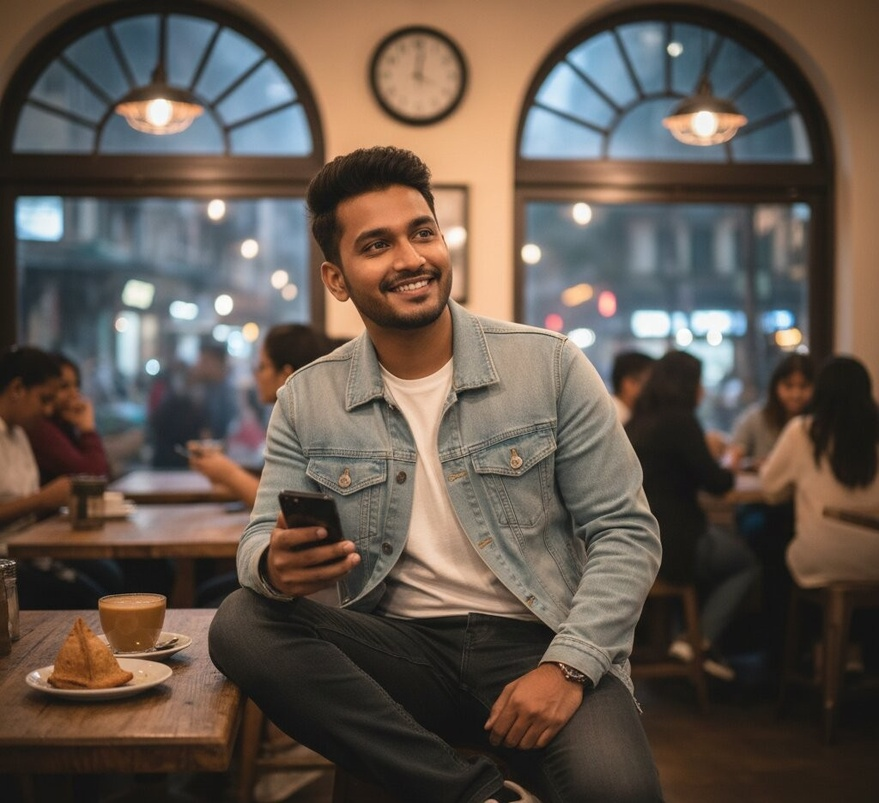
#> input picture web/uploads/6d11b17c-cc5d-449e-a8b9-13e7a858f73b_Gemini_Generated_Image_fa7a7ufa7a7ufa7a.jpg, 879 x 803 px, shrunk from 1024 x 935 before the run, given in place of out.png, which was not available
$ python frequency_analyzer.py out.png
#> lines starting #> are read from the running program, lines starting #| are printed output that depends on the picture; pictures that were not available may be replaced by others from this repository, and a replacement may not be noted
"""
Enhanced Frequency Analyzer for AI Detection
=============================================

Analyzes frequency domain patterns to detect AI-generated images.
Modern AI generators leave subtle but detectable patterns in:
- DCT (Discrete Cosine Transform) coefficients
- FFT (Fast Fourier Transform) spectrum
- High-frequency artifacts

These patterns are often invisible in spatial domain but reveal
AI generation fingerprints in frequency domain.
"""

import numpy as np
from PIL import Image
from typing import Dict, Tuple, Optional
from dataclasses import dataclass

try:
    import cv2
    OPENCV_AVAILABLE = True
except ImportError:
    OPENCV_AVAILABLE = False

try:
    from scipy import fftpack
    from scipy.ndimage import uniform_filter
    SCIPY_AVAILABLE = True
except ImportError:
    SCIPY_AVAILABLE = False


@dataclass
class FrequencyAnalysisResult:
    """Result of frequency domain analysis."""

    # DCT analysis
    dct_anomaly_score: float  # 0-1, higher = more AI-like
    dct_block_uniformity: float  # AI images often have uniform DCT blocks

    # FFT analysis
    fft_spectrum_score: float  # 0-1, higher = more AI-like
    fft_radial_profile: str  # "natural", "synthetic", "uncertain"

    # High-frequency analysis
    high_freq_energy: float  # Natural images have more high-freq noise
    noise_pattern: str  # "natural_noise", "synthetic_smooth", "uncertain"

    # Combined score
    frequency_ai_probability: float  # 0-1, final frequency-based AI probability
    confidence: str  # "HIGH", "MEDIUM", "LOW"

    def to_dict(self) -> dict:
        return {
            "dct_anomaly_score": self.dct_anomaly_score,
            "dct_block_uniformity": self.dct_block_uniformity,
            "fft_spectrum_score": self.fft_spectrum_score,
            "fft_radial_profile": self.fft_radial_profile,
            "high_freq_energy": self.high_freq_energy,
            "noise_pattern": self.noise_pattern,
            "frequency_ai_probability": self.frequency_ai_probability,
            "confidence": self.confidence,
        }


class FrequencyAnalyzer:
    """
    Analyzes images in frequency domain to detect AI generation patterns.

    Key detection methods:
    1. DCT Block Analysis - AI compressors leave uniform block patterns
    2. FFT Radial Profile - AI images have unusual frequency distribution
    3. High-Frequency Noise - Natural photos have characteristic noise
    """

    VERSION = "FrequencyAnalyzer_v1.0.0"

    def __init__(self):
        """Initialize frequency analyzer."""
        self.initialized = SCIPY_AVAILABLE or OPENCV_AVAILABLE
        if not self.initialized:
            print("⚠️ FrequencyAnalyzer: scipy/opencv not available")

    def analyze(self, image_path: str) -> FrequencyAnalysisResult:
        """
        Perform comprehensive frequency analysis on image.

        Args:
            image_path: Path to image file

        Returns:
            FrequencyAnalysisResult with all frequency metrics
        """
        try:
            image = Image.open(image_path).convert("RGB")
            img_array = np.array(image, dtype=np.float32)
            gray = np.mean(img_array, axis=2)
        except Exception as e:
            return self._error_result(f"Failed to load image: {e}")

        # Run all analyses
        dct_result = self._analyze_dct(gray)
        fft_result = self._analyze_fft(gray)
        noise_result = self._analyze_noise(gray)

        # Combine scores
        combined_score = self._combine_scores(dct_result, fft_result, noise_result)

        return FrequencyAnalysisResult(
            dct_anomaly_score=dct_result["anomaly_score"],
            dct_block_uniformity=dct_result["block_uniformity"],
            fft_spectrum_score=fft_result["spectrum_score"],
            fft_radial_profile=fft_result["profile_type"],
            high_freq_energy=noise_result["high_freq_energy"],
            noise_pattern=noise_result["pattern"],
            frequency_ai_probability=combined_score["probability"],
            confidence=combined_score["confidence"],
        )

    def _analyze_dct(self, gray: np.ndarray) -> Dict:
        """
        Analyze DCT (Discrete Cosine Transform) patterns.

        AI-generated images often show:
        - Unusual DCT coefficient distributions
        - More uniform block patterns
        - Missing natural JPEG artifacts
        """
        if not SCIPY_AVAILABLE:
            return {"anomaly_score": 0.5, "block_uniformity": 0.5}

        try:
            # Apply 2D DCT
            dct = fftpack.dct(fftpack.dct(gray.T, norm='ortho').T, norm='ortho')

            # Analyze block uniformity (8x8 blocks like JPEG)
            h, w = gray.shape
            block_size = 8
            block_vars = []

            for i in range(0, h - block_size, block_size):
                for j in range(0, w - block_size, block_size):
                    block = dct[i:i+block_size, j:j+block_size]
                    block_vars.append(np.var(block))

            if len(block_vars) == 0:
                return {"anomaly_score": 0.5, "block_uniformity": 0.5}

            # Uniformity: low variance in block variances = synthetic
            uniformity = 1.0 / (1.0 + np.std(block_vars) / (np.mean(block_vars) + 1e-10))

            # Check DCT coefficient distribution
            # Natural images have specific falloff patterns
            dct_flat = np.abs(dct).flatten()
            dct_sorted = np.sort(dct_flat)[::-1]

            # AI images often have more energy in mid-frequencies
            mid_energy = np.mean(dct_sorted[len(dct_sorted)//4:len(dct_sorted)//2])
            low_energy = np.mean(dct_sorted[:len(dct_sorted)//4])

            mid_ratio = mid_energy / (low_energy + 1e-10)

            # Anomaly score based on unusual mid-frequency energy
            anomaly = min(1.0, mid_ratio / 0.5) if mid_ratio > 0.3 else 0.3

            return {
                "anomaly_score": float(anomaly),
                "block_uniformity": float(uniformity),
            }

        except Exception:
            return {"anomaly_score": 0.5, "block_uniformity": 0.5}

    def _analyze_fft(self, gray: np.ndarray) -> Dict:
        """
        Analyze FFT (Fast Fourier Transform) spectrum.

        AI images show:
        - Different radial frequency distribution
        - Missing natural camera noise patterns
        - Unusual high-frequency characteristics
        """
        try:
            # Compute 2D FFT
            f_transform = np.fft.fft2(gray)
            f_shift = np.fft.fftshift(f_transform)
            magnitude = np.log1p(np.abs(f_shift))

            h, w = magnitude.shape
            center_y, center_x = h // 2, w // 2

            # Compute radial profile (frequency vs distance from center)
            y, x = np.ogrid[:h, :w]
            r = np.sqrt((x - center_x)**2 + (y - center_y)**2).astype(int)

            # Bin by radius
            max_r = min(center_x, center_y)
            radial_profile = np.zeros(max_r)
            counts = np.zeros(max_r)

            for i in range(h):
                for j in range(w):
                    radius = int(np.sqrt((i - center_y)**2 + (j - center_x)**2))
                    if radius < max_r:
                        radial_profile[radius] += magnitude[i, j]
                        counts[radius] += 1

            radial_profile = radial_profile / (counts + 1e-10)

            # Analyze profile shape
            # Natural images: smooth falloff with noise
            # AI images: often smoother or with unusual peaks

            # High-frequency to low-frequency ratio
            low_freq = np.mean(radial_profile[:max_r//4])
            high_freq = np.mean(radial_profile[3*max_r//4:])

            ratio = high_freq / (low_freq + 1e-10)

            # Natural photos have more high-freq energy (noise, texture)
            if ratio < 0.05:
                profile_type = "synthetic"
                spectrum_score = 0.7
            elif ratio > 0.2:
                profile_type = "natural"
                spectrum_score = 0.3
            else:
                profile_type = "uncertain"
                spectrum_score = 0.5

            return {
                "spectrum_score": float(spectrum_score),
                "profile_type": profile_type,
            }

        except Exception:
            return {"spectrum_score": 0.5, "profile_type": "uncertain"}

    def _analyze_noise(self, gray: np.ndarray) -> Dict:
        """
        Analyze noise patterns in image.

        Natural photos have:
        - Sensor noise (Gaussian + Poisson)
        - Film grain characteristics
        - Compression artifacts

        AI images often:
        - Too smooth (no sensor noise)
        - Uniform noise patterns (if added artificially)
        - Missing natural imperfections
        """
        try:
            # Extract high-frequency component (noise estimate)
            if OPENCV_AVAILABLE:
                blurred = cv2.GaussianBlur(gray, (5, 5), 0)
            else:
                # Manual blur approximation
                from scipy.ndimage import gaussian_filter
                blurred = gaussian_filter(gray, sigma=2)

            noise = gray - blurred

            # Noise characteristics
            noise_std = np.std(noise)
            noise_mean = np.mean(np.abs(noise))

            # Natural noise has specific variance patterns
            # AI images often too smooth or with artificial noise

            # High-frequency energy
            high_freq_energy = noise_std / 255.0

            # Check noise distribution
            # Natural noise is roughly Gaussian
            noise_flat = noise.flatten()

            # Kurtosis-like measure (natural noise has specific kurtosis)
            m4 = np.mean((noise_flat - np.mean(noise_flat))**4)
            m2 = np.var(noise_flat)
            kurtosis = m4 / (m2**2 + 1e-10) - 3

            # Natural images: kurtosis near 0 (Gaussian)
            # AI smooth: very low variance, undefined kurtosis
            # AI with fake noise: often higher kurtosis

            if noise_std < 2.0:
                pattern = "synthetic_smooth"
            elif abs(kurtosis) > 3.0:
                pattern = "uncertain"
            else:
                pattern = "natural_noise"

            return {
                "high_freq_energy": float(high_freq_energy),
                "pattern": pattern,
            }

        except Exception:
            return {"high_freq_energy": 0.5, "pattern": "uncertain"}

    def _combine_scores(
        self,
        dct_result: Dict,
        fft_result: Dict,
        noise_result: Dict,
    ) -> Dict:
        """Combine all frequency analysis scores into final probability."""

        # Weight each signal
        weights = {
            "dct": 0.25,
            "fft": 0.35,
            "noise": 0.40,
        }

        # Convert noise pattern to score
        noise_scores = {
            "natural_noise": 0.2,
            "uncertain": 0.5,
            "synthetic_smooth": 0.8,
        }
        noise_score = noise_scores.get(noise_result["pattern"], 0.5)

        # Combine
        combined = (
            weights["dct"] * dct_result["anomaly_score"] +
            weights["fft"] * fft_result["spectrum_score"] +
            weights["noise"] * noise_score
        )

        # Determine confidence
        # Higher confidence if signals agree
        scores = [
            dct_result["anomaly_score"],
            fft_result["spectrum_score"],
            noise_score,
        ]
        score_std = np.std(scores)

        if score_std < 0.15:
            confidence = "HIGH"
        elif score_std < 0.25:
            confidence = "MEDIUM"
        else:
            confidence = "LOW"

        return {
            "probability": float(np.clip(combined, 0.0, 1.0)),
            "confidence": confidence,
        }

    # [12 lines left out: function _error_result, not called in this run]


def analyze_frequency(image_path: str) -> Dict:
    """
    Convenience function to analyze image frequency patterns.

    Args:
        image_path: Path to image file

    Returns:
        Dict with frequency analysis results
    """
    analyzer = FrequencyAnalyzer()
    result = analyzer.analyze(image_path)
#> in analyze, image is the input picture: PIL image 879x803 RGB; mean R, G, B 98.4, 86.3, 76.8
#> in analyze, `gray = np.mean(img_array, axis=2)`:
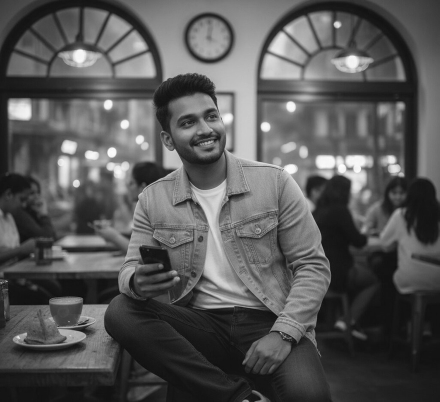
#> gray: shape (803, 879) float32 (shown at 1/2 size); min 3.33, max 254.3, mean 87.2
#> after the loop in _analyze_dct, `for i in range(0, h - block_size, block_size):`: block_vars = 10900 values, max 98280056 at index 0, min 0.251 at index 10893, mean 10520.3
#> in _analyze_dct, `uniformity = 1.0 / (1.0 + np.std(block_vars) / (np.mean(block_vars) + ..`: uniformity = 0.011
#> in _analyze_dct, `mid_energy = np.mean(dct_sorted[len(dct_sorted)//4:len(dct_sorted)//2])`: mid_energy = 3.23
#> in _analyze_dct, `low_energy = np.mean(dct_sorted[:len(dct_sorted)//4])`: low_energy = 22.74
#> in _analyze_dct, `mid_ratio = mid_energy / (low_energy + 1e-10)`: mid_ratio = 0.142
#> in _analyze_dct, `anomaly = min(1.0, mid_ratio / 0.5) if mid_ratio > 0.3 else 0.3`: anomaly = 0.3
#> in analyze, `dct_result = self._analyze_dct(gray)`: dct_result = {'anomaly_score': 0.3, 'block_uniformity': 0.011}
#> in _analyze_fft, `magnitude = np.log1p(np.abs(f_shift))`:
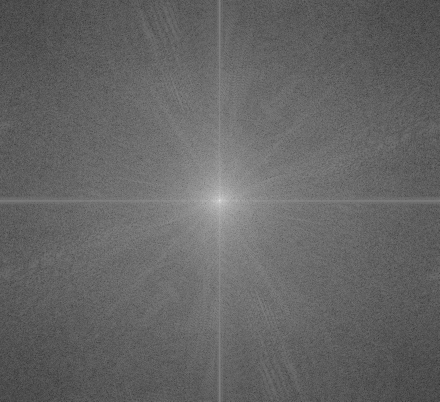
#> magnitude: shape (803, 879) float64 (shown at 1/2 size); min 1.04, max 17.94, mean 7.77; drawn with min black and max white
#> in _analyze_fft, `y, x = np.ogrid[:h, :w]`: y = 803 values from 0 to 802
#> in _analyze_fft, `r = np.sqrt((x - center_x)**2 + (y - center_y)**2).astype(int)`:
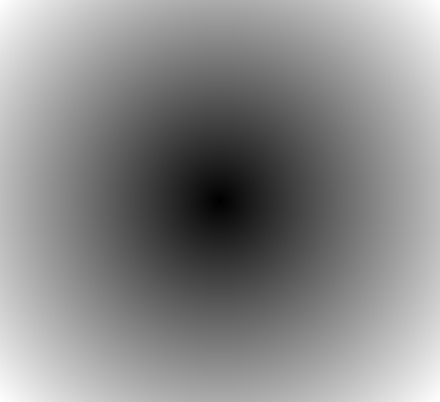
#> r: shape (803, 879) int64 (shown at 1/2 size); min 0, max 594, mean 321.5; drawn with min black and max white
#> in _analyze_fft, `radial_profile = np.zeros(max_r)`: radial_profile = 401 values from 0 to 0
#> after the loop in _analyze_fft, `for i in range(h):`: counts = 401 values, max 2576 at index 398, min 1 at index 0, mean 1259.6; radial_profile = 401 values, max 18639.3 at index 398, min 17.94 at index 0, mean 10276.6
#> in _analyze_fft, `radial_profile = radial_profile / (counts + 1e-10)`: radial_profile = 401 values, max 17.94 at index 0, min 7.2 at index 400, mean 8.98
#> in _analyze_fft, `low_freq = np.mean(radial_profile[:max_r//4])`: low_freq = 11.25
#> in _analyze_fft, `high_freq = np.mean(radial_profile[3*max_r//4:])`: high_freq = 7.5
#> in _analyze_fft, `ratio = high_freq / (low_freq + 1e-10)`: ratio = 0.667
#> in analyze, `fft_result = self._analyze_fft(gray)`: fft_result = {'spectrum_score': 0.3, 'profile_type': 'natural'}
#> in _analyze_noise, `noise = gray - blurred`:
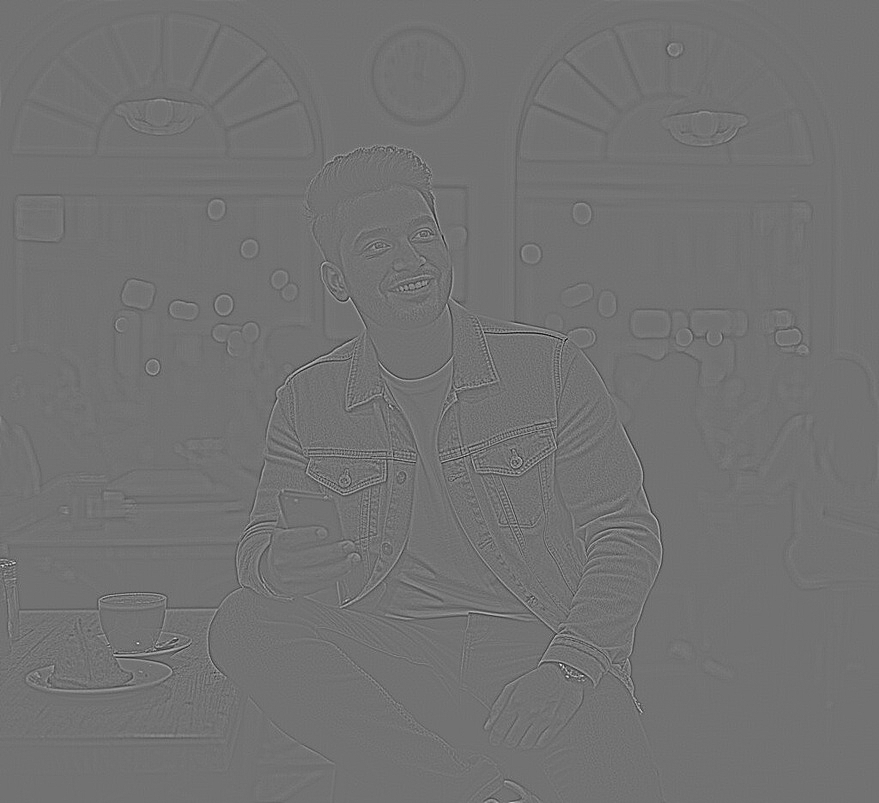
#> noise: shape (803, 879) float32; min -66.49, max 81.65, mean 0; drawn with min black and max white
#> in _analyze_noise, `noise_std = np.std(noise)`: noise_std = 3.86
#> in _analyze_noise, `noise_mean = np.mean(np.abs(noise))`: noise_mean = 1.84
#> in _analyze_noise, `high_freq_energy = noise_std / 255.0`: high_freq_energy = 0.0151
#> in _analyze_noise, `m4 = np.mean((noise_flat - np.mean(noise_flat))**4)`: m4 = 6853.1
#> in _analyze_noise, `m2 = np.var(noise_flat)`: m2 = 14.92
#> in _analyze_noise, `kurtosis = m4 / (m2**2 + 1e-10) - 3`: kurtosis = 27.81
#> in analyze, `noise_result = self._analyze_noise(gray)`: noise_result = {'high_freq_energy': 0.0151, 'pattern': 'uncertain'}
#> in _combine_scores, `noise_score = noise_scores.get(noise_result["pattern"], 0.5)`: noise_score = 0.5
#> in _combine_scores, `combined = ( weights["dct"] * dct_result["anomaly_score"] + weights["f..`: combined = 0.38
#> in _combine_scores, `scores = [ dct_result["anomaly_score"], fft_result["spectrum_score"], ..`: scores = [0.3, 0.3, 0.5]
#> in _combine_scores, `score_std = np.std(scores)`: score_std = 0.0943
#> in analyze, `combined_score = self._combine_scores(dct_result, fft_result, noise_re..`: combined_score = {'probability': 0.38, 'confidence': 'HIGH'}
    return result.to_dict()


# CLI interface
if __name__ == "__main__":
    import sys

    if len(sys.argv) < 2:
        print("Usage: python frequency_analyzer.py <image_path>")
        sys.exit(1)

    result = analyze_frequency(sys.argv[1])
#> result = {'dct_anomaly_score': 0.3, 'dct_block_uniformity': 0.011, 'fft_spectrum_score': 0.3, 'fft_radial_profile': 'natural', 'high_freq_energy': 0.0151, 'noise_pattern': 'uncertain', 'frequency_ai_probability': 0.38, 'confidence': 'HIGH'}

    print("\n" + "=" * 50)
    print("  FREQUENCY ANALYSIS")
    print("=" * 50)
    print(f"  DCT Anomaly Score:     {result['dct_anomaly_score']:.2f}")
#|   DCT Anomaly Score:     0.30
    print(f"  DCT Block Uniformity:  {result['dct_block_uniformity']:.2f}")
#|   DCT Block Uniformity:  0.01
    print(f"  FFT Spectrum Score:    {result['fft_spectrum_score']:.2f}")
#|   FFT Spectrum Score:    0.30
    print(f"  FFT Radial Profile:    {result['fft_radial_profile']}")
#|   FFT Radial Profile:    natural
    print(f"  High-Freq Energy:      {result['high_freq_energy']:.3f}")
#|   High-Freq Energy:      0.015
    print(f"  Noise Pattern:         {result['noise_pattern']}")
#|   Noise Pattern:         uncertain
    print("-" * 50)
    print(f"  AI Probability:        {result['frequency_ai_probability']:.1%}")
#|   AI Probability:        38.0%
    print(f"  Confidence:            {result['confidence']}")
#|   Confidence:            HIGH
    print("=" * 50)
